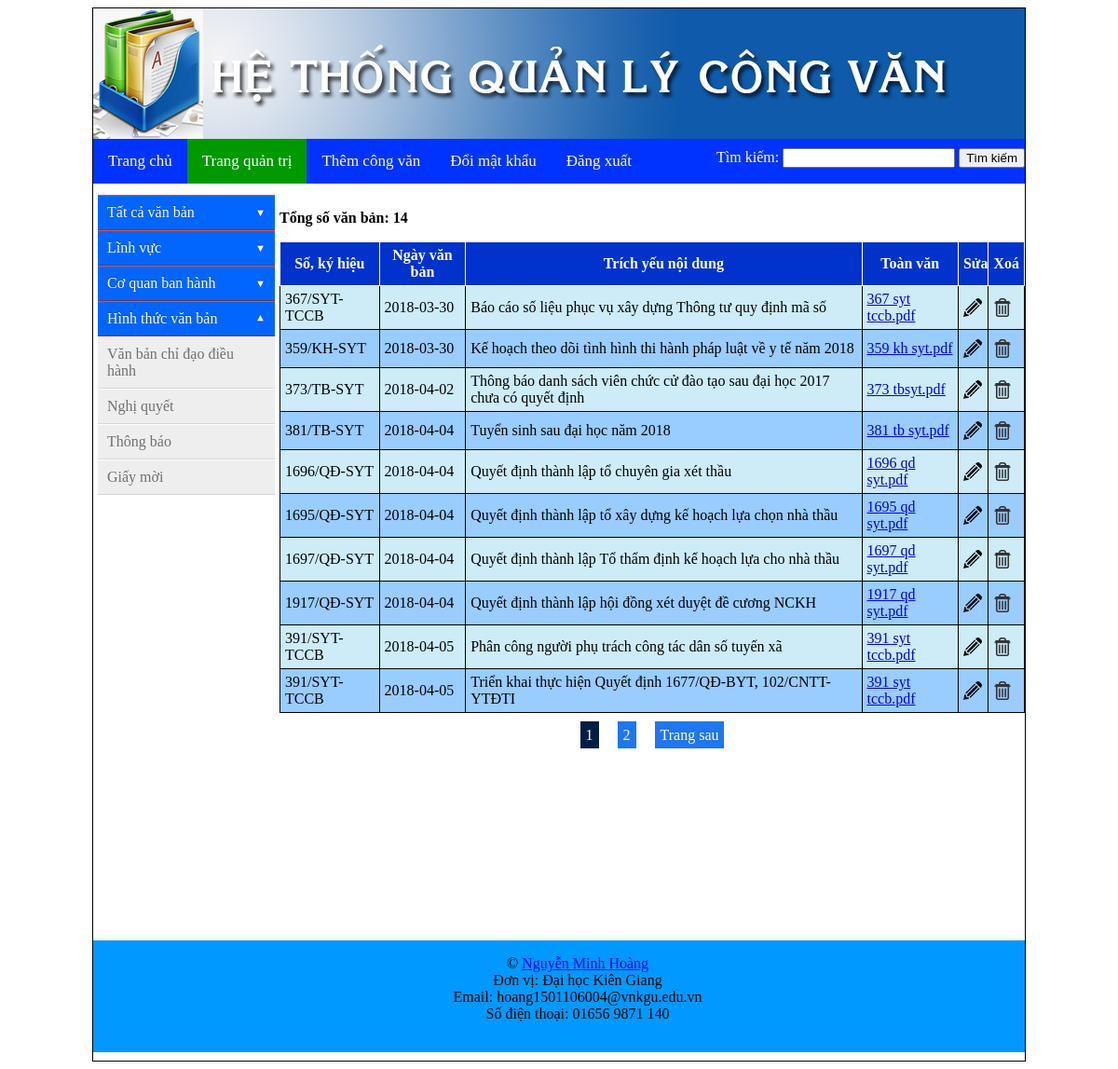
The app's page /nam2018.php (signed in) with its own data.
### tables this page shows
CREATE TABLE `congvan` (
  `idcongvan` int(10) NOT NULL,
  `soHieu` varchar(20) NOT NULL,
  `ngayVanBan` date NOT NULL,
  `ngayHieuLuc` date NOT NULL,
  `noiDung` varchar(145) NOT NULL,
  `nguoiKy` varchar(50) DEFAULT NULL,
  `mataptin` int(100) NOT NULL,
  `conhieuluc` int(10) NOT NULL DEFAULT '1',
  `coquanbanhanh` int(11) NOT NULL,
  `hinhthucvanban` int(11) NOT NULL,
  `linhvuc` int(11) NOT NULL,
  `loaivanban` int(11) NOT NULL
);

CREATE TABLE `taptin` (
  `id` int(100) NOT NULL,
  `Name` varchar(30) NOT NULL
);

### Table_admin_nam2018.php (the view, shortened to what this page needs)
<?php
	include_once "connections.php";
	$result = mysqli_query($conn, "SELECT count(idcongvan) as total FROM congvan, taptin WHERE congvan.mataptin = taptin.id AND ngayVanBan LIKE '%2018%'");
	$row = mysqli_fetch_assoc($result);
	$total_records = $row['total'];
	$current_page = isset($_GET['page']) ? $_GET['page'] : 1;
	$limit = 10;
	$total_page = ceil($total_records / $limit);
	$start = ($current_page - 1) * $limit;
	$result = mysqli_query($conn, "SELECT * FROM congvan, taptin WHERE congvan.mataptin = taptin.id AND ngayVanBan LIKE '%2018%' ORDER BY idcongvan DESC LIMIT $start, $limit");
	?>
<div>
	<?php
    if($total_records){
				echo "<p><b>Tổng số văn bản: $total_records</b></p>";
                echo "<table class='documents'>
                        <tr>
                            <th>Số, ký hiệu</th>
                            <th>Ngày văn bản</th>
                            <th>Trích yếu nội dung</th>
                            <th>Toàn văn</th>
							<th style='padding-right:1%'>Sửa</th>
							<th>Xoá</th>
                        </tr>";
                while ($row = mysqli_fetch_array($result)){
                    echo "	<tr>
                                <td>". $row['soHieu'] ."</td>
                                <td>". $row['ngayVanBan'] ."</td>
                                <td>". $row['noiDung'] ."</td>
                                <td><a href='./upload/".$row['Name']. "'>".  $row['Name'] ."</a></td>
								<td>
									<a href='updateDoc.php?id=".  $row['idcongvan'] ."'>
										<img src='images/edit.png' width='20' height='20'/>
									</a>
								</td>
								<td>
									<a href='delete.php?id=".  $row['idcongvan'] ."'>
										<img src='images/delete.png' width='20' height='20'/>
									</a>
								</td>
                            </tr>";
                }
                echo "</table>";
            }
            else echo "<p>không có dữ liệu!</p>";
    ?>
</div>
<div class="table-page">
   <?php
    for ($i = 1; $i <= $total_page; $i++){
        if ($i == $current_page){
            echo '<span class="page-select">'.$i.'</span>';
        }
        else{
            echo '<a class="page-number" href="nam2018.php?page='.$i.'">'.$i.'</a>';
        }
    }
    if ($current_page < $total_page && $total_page > 1){
        echo '<a class="page-next" href="nam2018.php?page='.($current_page+1).'">Trang sau</a>';
    }
   ?>
</div>

### css/style.css (style rules this page uses)
*, *:before, *:after { -webkit-border-sizing: border-box; -moz-border-sizing: border-box; border-sizing: border-box; }

### css/style-table.css (style rules this page uses)
.documents { border: 1px solid; background:#9CF; width: 100%; text-align:left; border-collapse: collapse; }
.documents th { border: 1px solid !important; background-color:#03C; text-align:center; padding:5px; height:35px; color:#FFF; }
.documents tr, td { border: 1px solid !important; padding:5px; height:30px; }
.documents tr:nth-child(even) { background-color: #CDECF8; }
.page-number { background-color: #1f76ef; color: #FFFFFF; padding: 6px; margin: 10px; text-decoration: none; }
.page-select { background-color: #001d47; color: #FFFFFF; padding: 6px; margin: 10px ; text-decoration: none; }
.page-next { background-color: #1f76ef; color: #FFFFFF; padding: 6px; margin: 10px ; text-decoration: none; }
.table-page { padding: 15px; text-align: center; }

### records on screen
congvan: soHieu "367/SYT-TCCB", ngayVanBan "2018-03-30", noiDung "Báo cáo số liệu phục vụ xây dựng Thông tư quy định mã số", taptin.Name "367 syt tccb.pdf"
congvan: soHieu "359/KH-SYT", ngayVanBan "2018-03-30", noiDung "Kế hoạch theo dõi tình hình thi hành pháp luật về y tế năm 2018", taptin.Name "359 kh syt.pdf"
congvan: soHieu "373/TB-SYT", ngayVanBan "2018-04-02", noiDung "Thông báo danh sách viên chức cử đào tạo sau đại học 2017 chưa có quyết định", taptin.Name "373 tbsyt.pdf"
congvan: soHieu "381/TB-SYT", ngayVanBan "2018-04-04", noiDung "Tuyển sinh sau đại học năm 2018", taptin.Name "381 tb syt.pdf"
congvan: soHieu "1696/QĐ-SYT", ngayVanBan "2018-04-04", noiDung "Quyết định thành lập tổ chuyên gia xét thầu", taptin.Name "1696 qd syt.pdf"
congvan: soHieu "1695/QĐ-SYT", ngayVanBan "2018-04-04", noiDung "Quyết định thành lập tổ xây dựng kế hoạch lựa chọn nhà thầu", taptin.Name "1695 qd syt.pdf"
congvan: soHieu "1697/QĐ-SYT", ngayVanBan "2018-04-04", noiDung "Quyết định thành lập Tổ thẩm định kế hoạch lựa cho nhà thầu", taptin.Name "1697 qd syt.pdf"
congvan: soHieu "1917/QĐ-SYT", ngayVanBan "2018-04-04", noiDung "Quyết định thành lập hội đồng xét duyệt đề cương NCKH", taptin.Name "1917 qd syt.pdf"
congvan: soHieu "391/SYT-TCCB", ngayVanBan "2018-04-05", noiDung "Phân công người phụ trách công tác dân số tuyến xã", taptin.Name "391 syt tccb.pdf"
congvan: soHieu "391/SYT-TCCB", ngayVanBan "2018-04-05", noiDung "Triển khai thực hiện Quyết định 1677/QĐ-BYT, 102/CNTT-YTĐTI", taptin.Name "391 syt tccb.pdf"

### other values on screen
$total_records "14"
